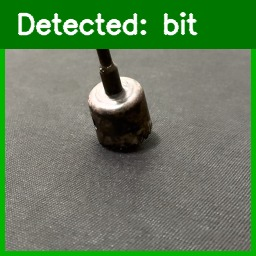
#> input picture models/annotated_processed_val/00001_bit__IMG_1300_MOV__frame_000030__00001_jpg.jpg, 256 x 256 px
$ python -i 'auto_label_frames 2.py'   (imports and definitions only)
#> lines starting #> are read from the running program, lines starting #| are printed output that depends on the picture; after the words box and inside, x2 and y2 are one past the last pixel; in counts of white or black regions, pixels touching at a corner belong together
#> further down, picture is the input picture: shape (256, 256, 3); mean B, G, R 91.7, 125.7, 99.2
"""Auto-draw a box around the object in each frame and build the YOLO dataset.

Reads extracted frames from:

    data/frames/<class>/<class>__<video>__frame_NNN.jpg

and writes the standard YOLO dataset:

    data/yolo_dataset/images/{train,val}/<stem>.jpg
    data/yolo_dataset/labels/{train,val}/<stem>.txt
    data/yolo_dataset/dataset.yaml

Our objects (a wrench, a bit) are shiny/dark metal on a plain mat, so OpenCV can
guess a box on its own (GrabCut-style top-hat/black-hat masking). Boxes are NOT
baked into review images anymore: the Review tab draws them live from the label
files onto the raw frame, which is what lets the user drag, redraw, and correct
them. Frames auto-labeled here start life "unreviewed".

The train/val split is by whole video clip (every Nth clip goes to val) because
frames from one short clip look nearly identical.
"""

from __future__ import annotations

import argparse
import sys
from pathlib import Path

import cv2
import numpy as np

sys.path.insert(0, str(Path(__file__).resolve().parents[1]))
from ml import dataset_utils as du  # noqa: E402
from ml import label_utils as lu  # noqa: E402


# ---------------------------------------------------------------------------
# Object box detection (ported unchanged from the original auto-labeler).
# ---------------------------------------------------------------------------
WORKING_WIDTH = 640
MAX_BOX_AREA_FRACTION = 0.4
BORDER_MARGIN = 0.07


# [49 lines left out: function find_object_box, not called in this run]


def _object_mask(image: np.ndarray) -> np.ndarray | None:
    height, width = image.shape[:2]
#> height = 256; width = 256
    gray = cv2.cvtColor(image, cv2.COLOR_BGR2GRAY)
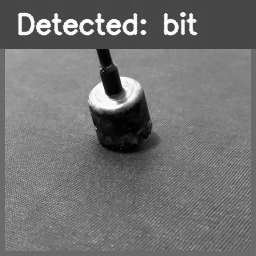
#> gray: shape (256, 256); min 0, max 255, mean 113.9
    gray = cv2.GaussianBlur(gray, (5, 5), 0)
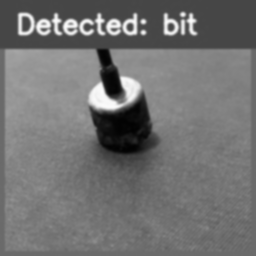
#> gray: shape (256, 256); min 2, max 251, mean 113.9
    background_kernel = cv2.getStructuringElement(cv2.MORPH_ELLIPSE, (51, 51))
    bright_spots = cv2.morphologyEx(gray, cv2.MORPH_TOPHAT, background_kernel)
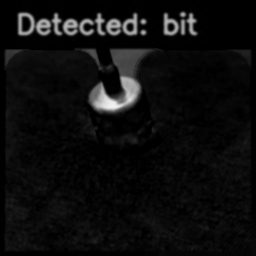
#> bright_spots: shape (256, 256); min 0, max 243, mean 13.7
    dark_spots = cv2.morphologyEx(gray, cv2.MORPH_BLACKHAT, background_kernel)
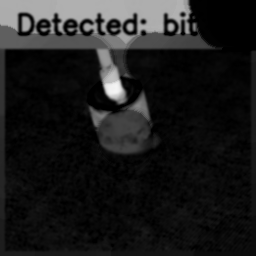
#> dark_spots: shape (256, 256); min 0, max 244, mean 28.6
    standout = cv2.max(bright_spots, dark_spots)
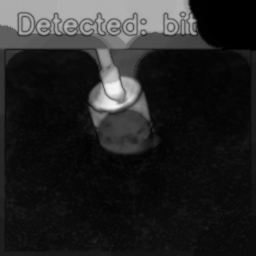
#> standout: shape (256, 256); min 0, max 244, mean 36.3
    standout = cv2.normalize(standout, None, 0, 255, cv2.NORM_MINMAX).astype(np.uint8)
    _, mask = cv2.threshold(standout, 0, 255, cv2.THRESH_BINARY + cv2.THRESH_OTSU)
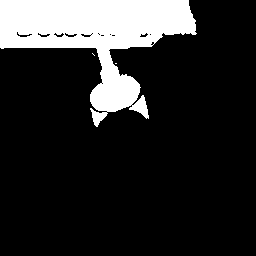
#> mask: shape (256, 256); 16.6% white; 3 white regions (2 under 20 px), largest, box (x1, y1, x2, y2) and area: (0, 0, 197, 127) 10845
    mask = _clean_mask(mask)
#> in _clean_mask, `mask = cv2.morphologyEx(mask, cv2.MORPH_OPEN, kernel, iterations=1)`: mask: shape (256, 256); 16.4% white; 3 white regions, box (x1, y1, x2, y2) and area: (0, 0, 196, 112) 10429, (132, 98, 148, 116) 175, (92, 111, 106, 124) 119
#> in _clean_mask, `mask = cv2.morphologyEx(mask, cv2.MORPH_CLOSE, kernel, iterations=3)`: mask: shape (256, 256); 16.9% white; 1 white region, box (x1, y1, x2, y2) and area: (0, 0, 196, 124) 11074
    mx, my = int(width * BORDER_MARGIN), int(height * BORDER_MARGIN)
#> mx = 17; my = 17
    mask[:my, :] = 0
    mask[height - my:, :] = 0
    mask[:, :mx] = 0
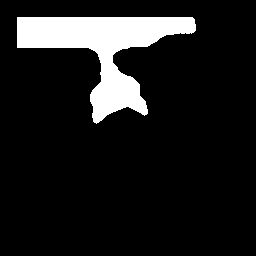
#> mask: shape (256, 256); 11.1% white; 1 white region, box (x1, y1, x2, y2) and area: (17, 17, 196, 124) 7306
    mask[:, width - mx:] = 0
    return mask


def _clean_mask(mask: np.ndarray) -> np.ndarray:
    kernel = cv2.getStructuringElement(cv2.MORPH_ELLIPSE, (7, 7))
    mask = cv2.morphologyEx(mask, cv2.MORPH_OPEN, kernel, iterations=1)
    mask = cv2.morphologyEx(mask, cv2.MORPH_CLOSE, kernel, iterations=3)
    return mask


# ---------------------------------------------------------------------------
# Group frames by (class, source video) so we can split train/val by clip.
# ---------------------------------------------------------------------------
# [153 lines left out: functions collect_clip_frames, parse_args, run, main, not called in this run]


# [2 lines not run here, left out]

>>> import cv2
>>> picture = cv2.imread('../models/annotated_processed_val/00001_bit__IMG_1300_MOV__frame_000030__00001_jpg.jpg')
>>> result = _object_mask(picture)

$ run again, on models/annotated_raw_wrench/00001_frame_000015_png.jpg
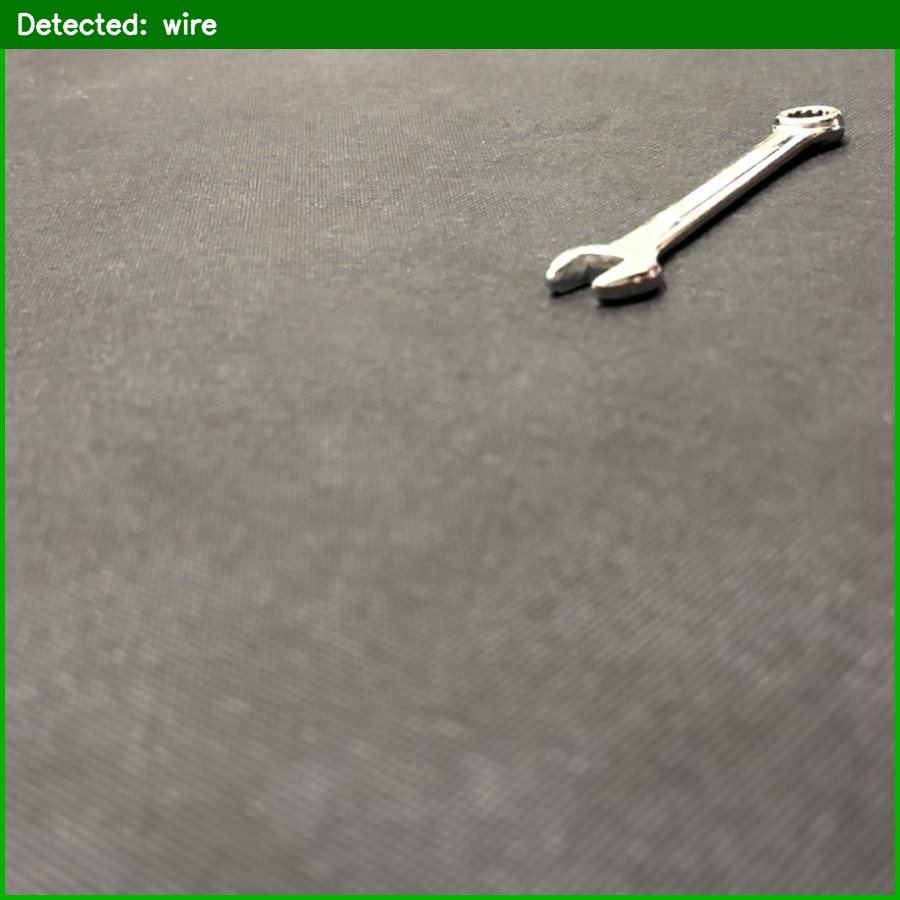
#> input picture models/annotated_raw_wrench/00001_frame_000015_png.jpg, 900 x 900 px
#> picture is the input picture: shape (900, 900, 3); mean B, G, R 115.3, 132.3, 127.4
#> in _object_mask, `_, mask = cv2.threshold(standout, 0, 255, cv2.THRESH_BINARY + cv2.THRE..`:
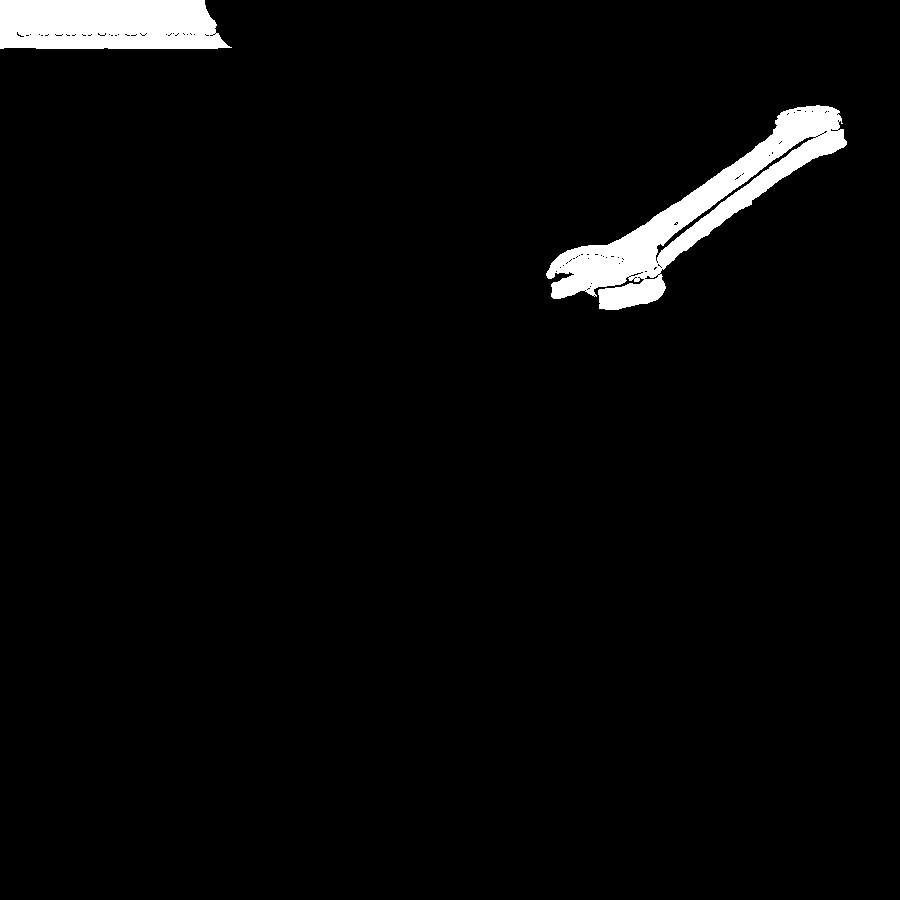
#> mask: shape (900, 900); 3.2% white; 2 white regions, box (x1, y1, x2, y2) and area: (546, 105, 847, 310) 15633, (0, 0, 232, 49) 10393
#> in _object_mask, `mask[:my, :] = 0`:
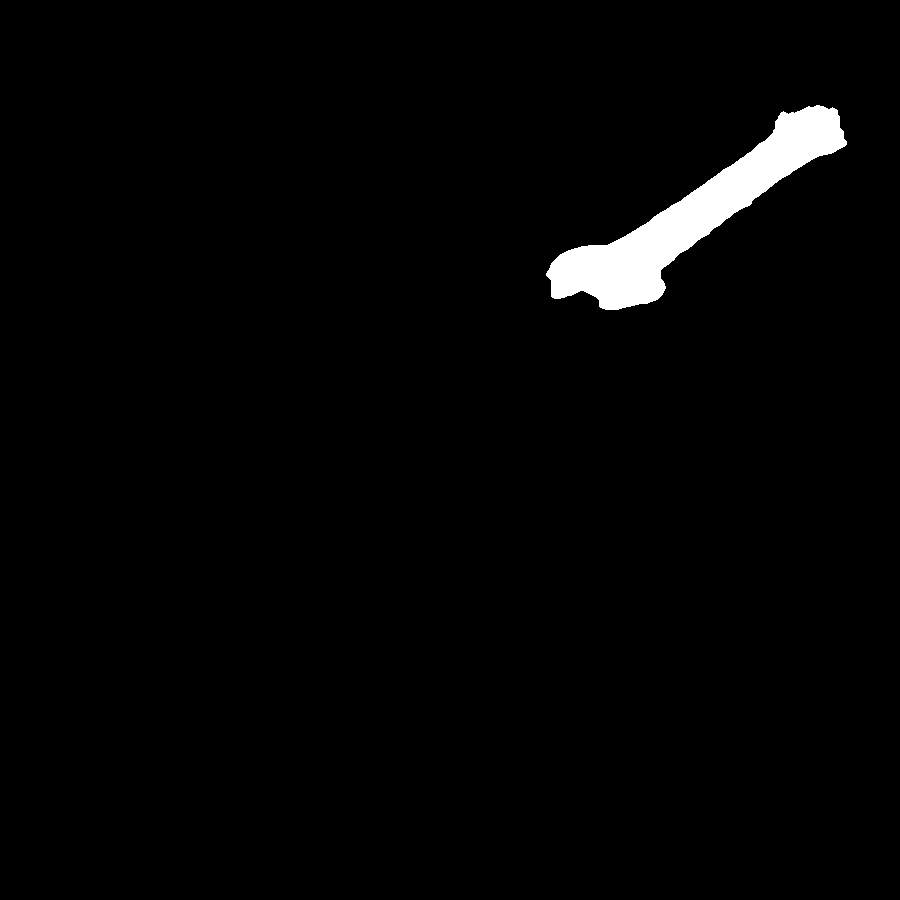
#> mask: shape (900, 900); 2% white; 1 white region, box (x1, y1, x2, y2) and area: (546, 105, 847, 310) 16585

$ run again, on models/annotated_raw_wrench/00008_frame_000120_png.jpg
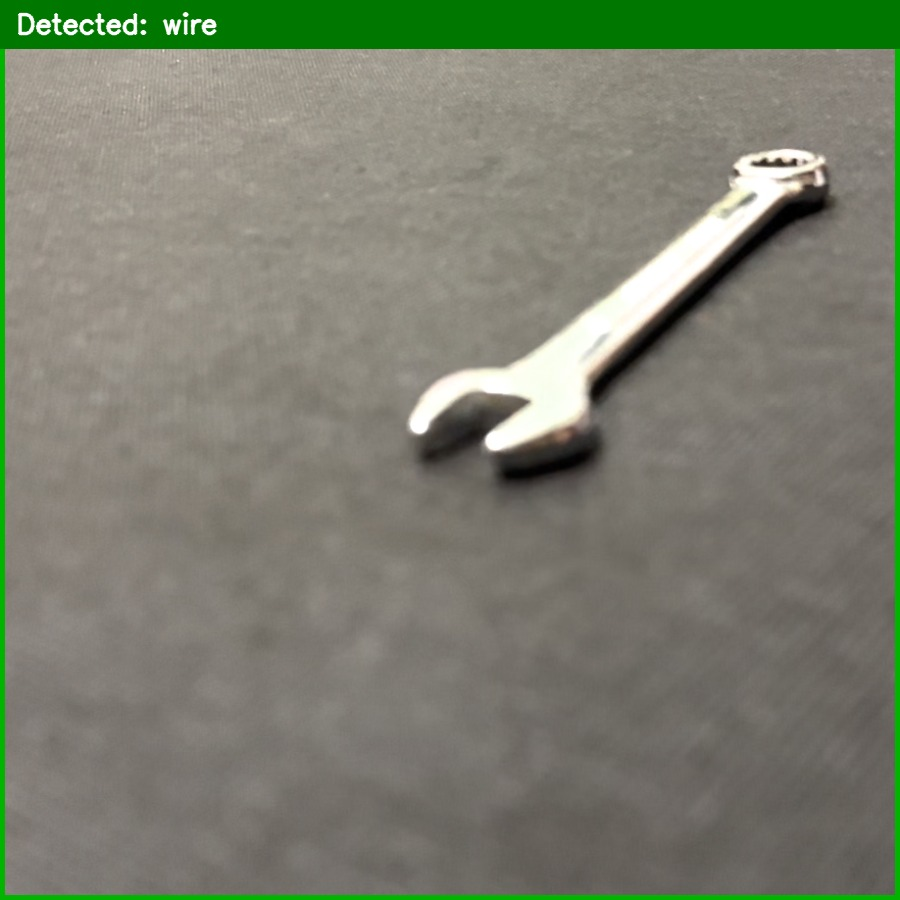
#> input picture models/annotated_raw_wrench/00008_frame_000120_png.jpg, 900 x 900 px
#> picture is the input picture: shape (900, 900, 3); mean B, G, R 110.9, 127.7, 122.9
#> in _object_mask, `_, mask = cv2.threshold(standout, 0, 255, cv2.THRESH_BINARY + cv2.THRE..`:
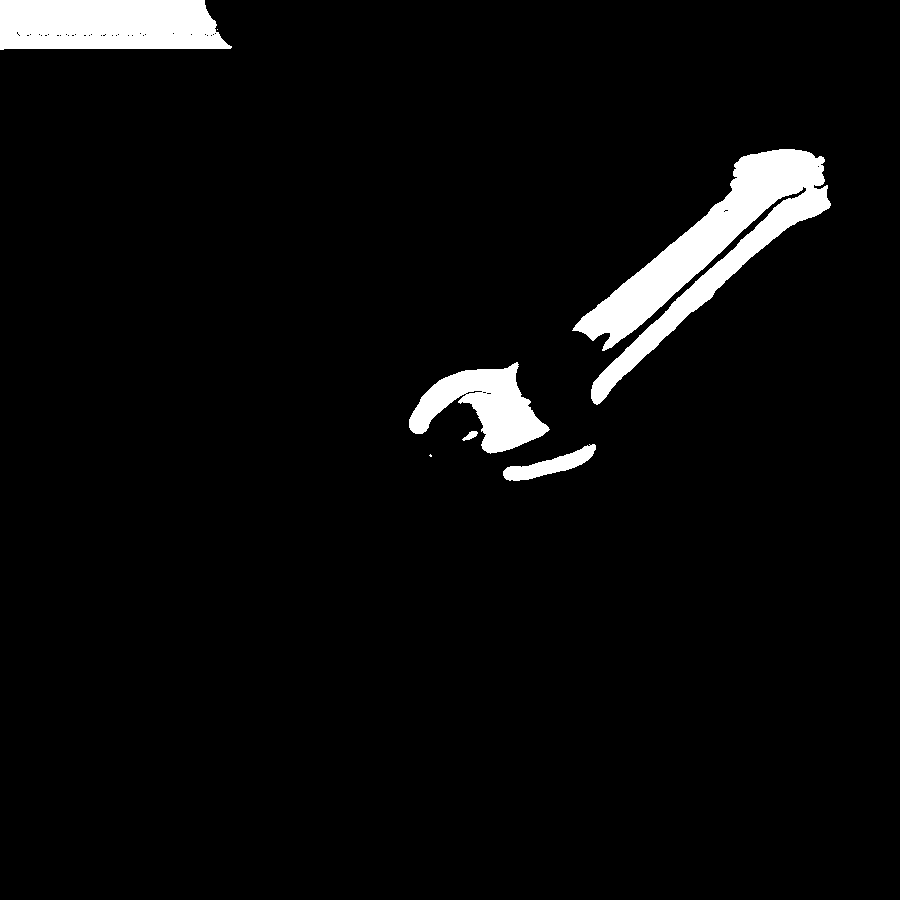
#> mask: shape (900, 900); 4.5% white; 7 white regions (2 under 20 px), largest, box (x1, y1, x2, y2) and area: (572, 149, 831, 405) 18670, (0, 0, 232, 50) 10527, (409, 362, 550, 454) 6190, (503, 444, 596, 481) 1322, (462, 431, 478, 441) 82
#> in _object_mask, `mask[:my, :] = 0`:
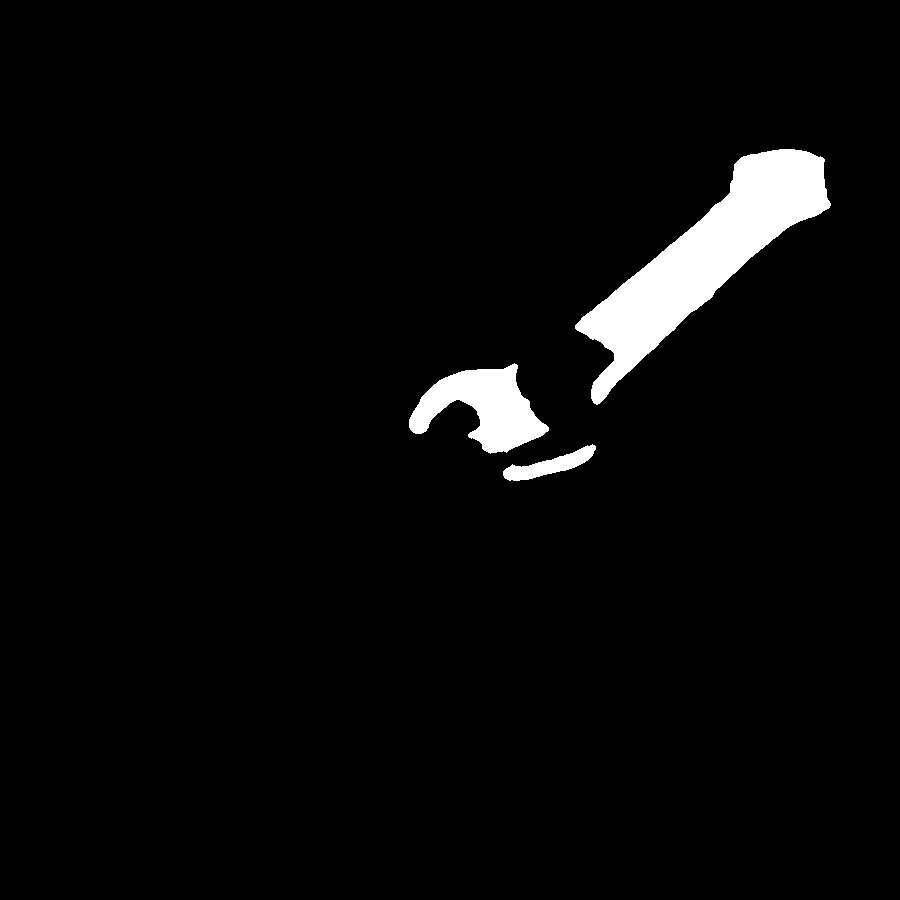
#> mask: shape (900, 900); 3.5% white; 3 white regions, box (x1, y1, x2, y2) and area: (575, 149, 831, 405) 20302, (409, 363, 549, 454) 6405, (503, 444, 596, 481) 1321
